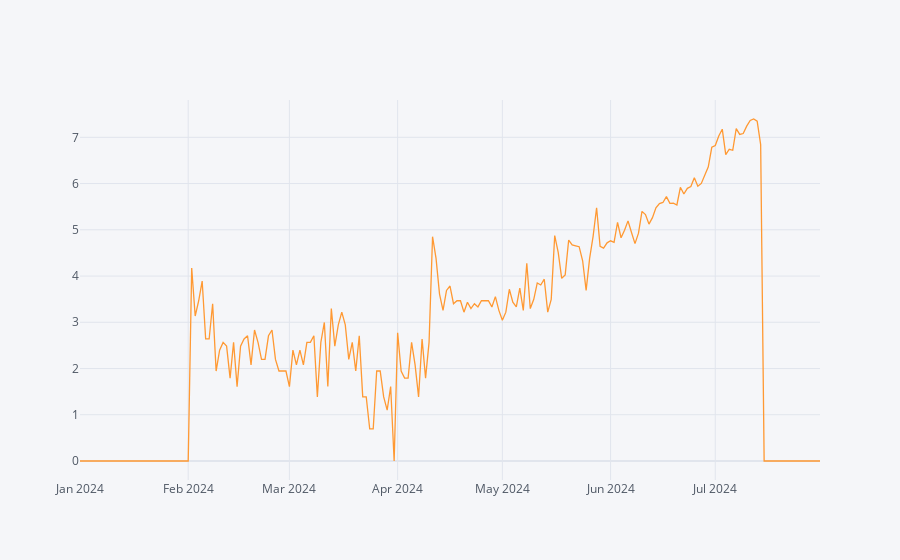

Notebook code cell kept with this figure:
### Code cell
df_initial[kpi_name_log].iplot()

### Figure 1 — Plotly figure (JSON) as saved in the notebook; plotly's stock layout.template omitted (floating-point values rounded to 4 significant figures; data arrays with more than 128 entries replaced by an {"elided": "..."} marker saying what was removed)
{"data": [{"line": {"color": "rgba(255, 153, 51, 1.0)", "dash": "solid", "shape": "linear", "width": 1.3}, "mode": "lines", "name": "msc_tickets_log", "text": "", "type": "scatter", "x": {"elided": "213 str values"}, "y": {"elided": "213 float values"}}], "layout": {"legend": {"bgcolor": "#F5F6F9", "font": {"color": "#4D5663"}}, "paper_bgcolor": "#F5F6F9", "plot_bgcolor": "#F5F6F9", "title": {"font": {"color": "#4D5663"}}, "xaxis": {"gridcolor": "#E1E5ED", "showgrid": true, "tickfont": {"color": "#4D5663"}, "title": {"font": {"color": "#4D5663"}, "text": ""}, "zerolinecolor": "#E1E5ED"}, "yaxis": {"gridcolor": "#E1E5ED", "showgrid": true, "tickfont": {"color": "#4D5663"}, "title": {"font": {"color": "#4D5663"}, "text": ""}, "zerolinecolor": "#E1E5ED"}}}
